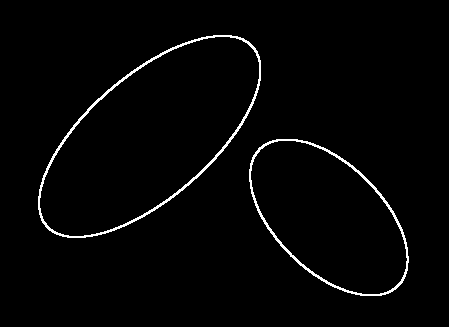
#> input picture 7-1.png, 449 x 327 px
$ python lab7-1.py 7-1.png   (Python 2 division)
#> lines starting #> are read from the running program, lines starting #| are printed output that depends on the picture; after the words box and inside, x2 and y2 are one past the last pixel; in counts of white or black regions, pixels touching at a corner belong together
### filters.py
#!/usr/bin/python

import numpy as np

class Filters:

    def __init__(self):
        self.w, self.h = 0,0

    def grayscale(self, pixels):
        h, w,_ = pixels.shape
        for x in xrange(h):
            for y in xrange(w):
                (R,G,B) = pixels[x,y]
                gray = (int(R)+int(G)+int(B))/3
                pixels[x,y] = np.array([gray, gray, gray])
        return pixels

    # [79 lines left out: functions polarize, brighten, tone, threshold, resize, not called in this run]
if __name__ == '__main__':
    fil = Filters()
    print 'Hi'

### imageManipulation.py
#!/usr/bin/python

import sys
import numpy as np
from PIL import Image, ImageDraw
from random import random
from math import floor, ceil, fabs, degrees, cos, sin, atan2, sqrt,radians
from filters import *
import os

WHITE = np.array([255,255,255])
BLACK = np.array([0,0,0])
GRAY28 = np.array([71,71,71])
RED = np.array([255,0,0])
GREEN = np.array([0,255,0])
BLUE = np.array([0,0,255])
ORANGE = np.array([255,165,0])
YELLOW = np.array([255,255,0])

class ImageManipulation:

    def __init__(self):
        self.w,self.h = 0,0
        self.originalImage = None

    # [26 lines left out: function resize, not called in this run]
    def addNoise(self, pixels, probab):
        # [15 lines left out: function addNoise, not called in this run]
    def removeNoise(self, pixels): #to be implemented
        # [9 lines left out: function removeNoise, not called in this run]
    def getMaskForGradient(self, m):
        # [15 lines left out: function getMaskForGradient, not called in this run]
    def getMaskForTemplateMatching(self, m):
        # [11 lines left out: function getMaskForTemplateMatching, not called in this run]
    def convolution(self, pixels, mask):
        # [20 lines left out: function convolution, not called in this run]
    def getMagnitude(self, gradient1, gradient2):
        # [13 lines left out: function getMagnitude, not called in this run]
    def getPixelsInBorder(self, pixels):
        # [8 lines left out: function getPixelsInBorder, not called in this run]
    def normalize(self,gradient, toSave='normalization-result.png'):
        # [13 lines left out: function normalize, not called in this run]
    def DFS(self, pixels, origin, visited, color):
        h,w,_ = pixels.shape
        queue = list()
        xCoord = list()
        yCoord = list()
        queue.append(origin)
        original = pixels[origin]
        n = 0
        while len(queue) > 0:
            (x,y) = queue.pop(0)
            actual = pixels[x,y]
            if (actual == original).all() or (actual == color).all():
                for dx in [-1,0,1]:
                    for dy in [-1,0,1]:
                        i,j = (x+dx,y+dy)
                        if (i,j) in visited:
                            continue
                        if i>=0 and i<h and j>=0 and j<w:
#                        if i>=0 and i<self.h and j>=0 and j<self.w:
                            content = pixels[i,j]
                            visited.add((i,j))
                            if (content == original).all():
                                pixels[i,j] = color
                                xCoord.append(i)
                                yCoord.append(j)
                                n+=1
                                queue.append((i,j))
        return n,(xCoord,yCoord)

    def detectBorder(self,pixels):
# [24 lines left out: function detectBorder, not called in this run]
    def detectForms(self, pixels, ignorePercent = 2.0):
        h,w,_ = pixels.shape
        total =  w*h
        visited = set()
        percent = list()
        cent = list()

        objectList = list() # each element is a list of x,y coordinates

        count = 0
        for x in xrange(h):
            for y in xrange(w):
                if (pixels[x,y] == BLACK).all():
                    ranColor = self.getRandomColor()
                    n,(i,j) = self.DFS(pixels, (x,y), visited, ranColor)
                    p = float(n)/float(total) * 100.0
                    if p > ignorePercent:
                        cent.append( (sum(i)/len(i), sum(j)/len(j)) )
                        percent.append( [p, ranColor] )
                        coord = list() # list stores obj coordinates
                        for a,b in zip(i,j):
                            coord.append((a,b))
                        objectList.append(coord)
                        print 'Object', count+1, 'has color', ranColor
                        count += 1
        background = percent.index(max(percent))
        backgroundColor = percent[background][1]
        print 'An object identified as background with color', backgroundColor, 'is now', GRAY28

        for x in xrange(h):
            for y in xrange(w):
                if (pixels[x,y] == backgroundColor).all():
                    pixels[x,y] = GRAY28
        return objectList

    def getRandomColor(self):
        return np.random.randint(0, high=255, size=(1,3))

    def detectLines(self, pixels, gradX, gradY, discr=10):
        # [51 lines left out: function detectLines, not called in this run]
    def findMins(self, aList, compSens=15):
        # [10 lines left out: function findMins, not called in this run]
    def saveHistograms(self,xHist,yHist):
        # [10 lines left out: function saveHistograms, not called in this run]
    def detectHoles(self, pixels, holeColor):
        # [52 lines left out: function detectHoles, not called in this run]

if __name__ == '__main__':
    iM = ImageManipulation()
    fil = Filters()

    try:
        pathToImage = sys.argv[1]
    except IndexError:
        exit('Please specify a valid path to the file\n')

    im = Image.open(pathToImage).convert('RGB')
    iM.originalImage = im.copy()
    (iM.w,iM.h) = im.size
    print 'Image size: (w h)', iM.w,iM.h
    pixels = np.array(im)

    action = ''
    options = '\n What do you want to do?\n' + \
        '    g  : image to grayscale\n' + \
        '    p  : polarize an image\n' + \
        '    br : apply bright\n' + \
        '    to : apply a tone\n' + \
        '    th : apply a threshold\n' + \
        '    r  : resize image\n' + \
        '    n  : add noise\n' + \
        '    m  : apply a mask\n' + \
        '    db : detect borders\n' + \
        '    df : detect forms\n' + \
        '    dl : detect lines\n' + \
        '    dc : detect circles\n' + \
        '    dh : detect holes\n' + \
        '    s  : save to file\n' + \
        '    q  : quit the program\n'

    while action != 'q':
        action = raw_input(options)
        action = str(action)
        #os.system('cls' if os.name == 'nt' else 'clear')
        if action == 'g':
            pixels = fil.grayscale(pixels)
        elif action == 'p':
            pixels = fil.polarize(pixels)
        elif action == 'br':
            pixels = fil.brighten(pixels, beta=50)
        elif action == 'to':
            pixels = fil.tone(pixels)
        elif action == 'th':
            t = int( raw_input('Threshold value: ') )
            pixels = fil.threshold(pixels, t)
        elif action == 'r':
            newSize = str(raw_input('New size (e.g. width height): '))
            newSize = newSize.split(' ', 1)
            try:
                newW = int(newSize[0])
                newH = int(newSize[1])
                pixels = iM.resize(pixels, (newW,newH))
            except ValueError:
                print 'Please try again with the suggested format'
                action = 'noShow'
            except IndexError:
                print 'Please try again with the suggested format'
                action = 'noShow'
        elif action == 'n':
            noise = raw_input('From 0 to 1, how much noise?:')
            try:
                float(noise)
                pixels = iM.addNoise(pixels, 0.15)
            except ValueError:
                print 'Please enter a valid value'
                action = 'noShow'
        elif action == 'm':
            print 'Available masks:\n' + \
                ' r : Roberts\n' + \
                ' s : Sobel\n' + \
                ' p : Prewitt\n'
            desiredMask = str(raw_input()).strip('\n')
            try:
                mask1,mask2 = iM.getMaskForGradient(desiredMask)
                gradientX = iM.convolution(pixels, mask1) # mask in X
                gradientY = iM.convolution(pixels, mask2) # mask in y

                pixels = iM.getMagnitude(gradientX,gradientY)

                action = 'noShow'
            except TypeError as e:
                print 'Please specify only an option from the list\nError:', e
                action = 'noShow'
        elif action == 'db':
            pixels = iM.detectBorder(pixels)
        elif action == 'df':
            iM.detectForms(pixels, ignorePercent = 2.0)
        elif action == 'dl':
            mask1,mask2 = iM.getMaskForGradient('p')

            print 'Getting gradient X'; gradientX = iM.convolution(pixels, mask1) # mask in X
            print 'Getting gradient Y'; gradientY = iM.convolution(pixels, mask2) # mask in y

            lines,freq = iM.detectLines(pixels, gradientX, gradientY)
        elif action == 'dc':
            try:
                radio = int(raw_input('Radio: '))
            except ValueError:
                print 'Please enter a number'
                continue
            mask1,mask2 = iM.getMaskForGradient('p')
            print 'Getting gradient X'
            gradX = iM.convolution(pixels, mask1)
            print 'Getting gradient Y'
            gradY = iM.convolution(pixels, mask2)
            iM.detectCircles(pixels, gradX, gradY, radio)
        elif action == 'dh':
            pixels = iM.detectHoles(pixels, 0)
        elif action == 's':
            im.save('output.png')
            action = 'noShow'
        elif action == 'q':
            os.system('cls' if os.name == 'nt' else 'clear')
            exit()
        im = Image.fromarray(np.uint8(pixels))
        if action != 'noShow':
            im.show()

### lab7-1.py
#!/usr/bin/python

from PIL import Image, ImageDraw
from math import floor
from filters import *
from imageManipulation import *
import numpy as np
import sys

BLACK = np.array([0,0,0])

def main():

    try:
        pathToImage = sys.argv[1]
    except IndexError:
        pathToImage = 'testImage.png'
        print 'No image specified, using', pathToImage
    im = Image.open(pathToImage).convert('RGB')
#> im is the input picture: PIL image 449x327 RGB; 2% white in thin lines or dots, all inside (x1, y1, x2, y2) = (38, 35, 409, 296)
    originalImage = im.copy()
    (w,h) = im.size
#> w = 449; h = 327
    print 'Image size (w,h):', w,h
#| Image size (w,h): 449 327
    pixels = np.array(im)

    iM = ImageManipulation()
    fil = Filters()

    pixels = fil.grayscale(pixels)
    objs = iM.detectForms(pixels) #objs contains array of coordinates, each array represents an object
#> after the loop in detectForms, `for y in xrange(w):`:
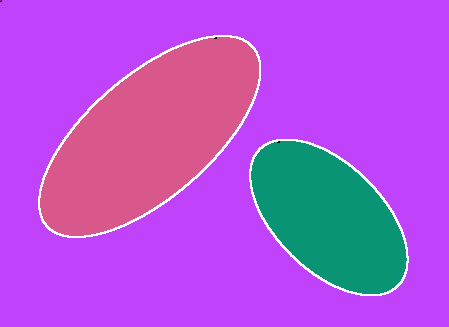
#> pixels: shape (327, 449, 3); mean R, G, B 177.9, 83, 217.4
#> after the loop in detectForms, `for y in xrange(w):`: cent = [(161, 226), (136, 149), (216, 328)]; count = 3; objectList = 3 items; percent = [[70.07, [[192, 67, 251]]], [17.28, [[216, 88, 140]]], [10.64, [[9, 148, 115]]]]
#> in detectForms, `backgroundColor = percent[background][1]`: background = 0
#> in detectForms, `print 'An object identified as background with color', backgroundColor..`: backgroundColor = [[192, 67, 251]]
#| An object identified as background with color [[192  67 251]] is now [71 71 71]
#> after the loop in detectForms, `for y in xrange(w):`:
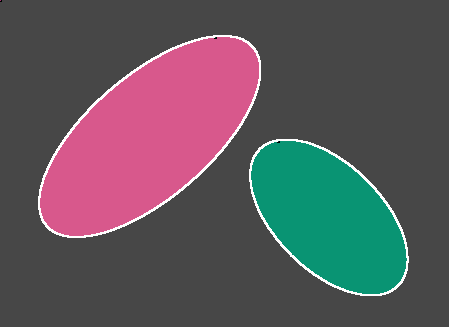
#> pixels: shape (327, 449, 3); mean R, G, B 93.1, 85.8, 91.3
#> objs = 3 items

    im = Image.fromarray(np.uint8(pixels))
    draw = ImageDraw.Draw(im)

    for o in objs:
        Xmini = Xmaxi = int(w/2)
        Ymini = Ymaxi = int(h/2)
        for coord in o:
            y,x = coord
            if x > Xmaxi:
                Xmaxi = x
            elif x < Xmini:
                Xmini = x

            if y > Ymaxi:
                Ymaxi = y
            elif y < Ymini:
                Ymini = y
        print 'UpperLeft',(Xmini,Ymini), 'BottomRight',(Xmaxi,Ymaxi)
        draw.rectangle(((Xmini,Ymini),(Xmaxi,Ymaxi)), outline=(0,255,0))
#> this loop made 3 passes
#| UpperLeft (0, 0) BottomRight (448, 326)
#| UpperLeft (40, 37) BottomRight (258, 235)
#| UpperLeft (224, 141) BottomRight (406, 293)

    #im = Image.fromarray(np.uint8(pixels))
    im.show()
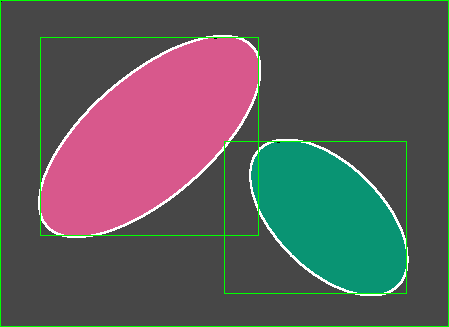
#> shown: PIL image 449x327 RGB; mean R, G, B 91.4, 89.3, 89.5

if __name__ == '__main__':
    main()
